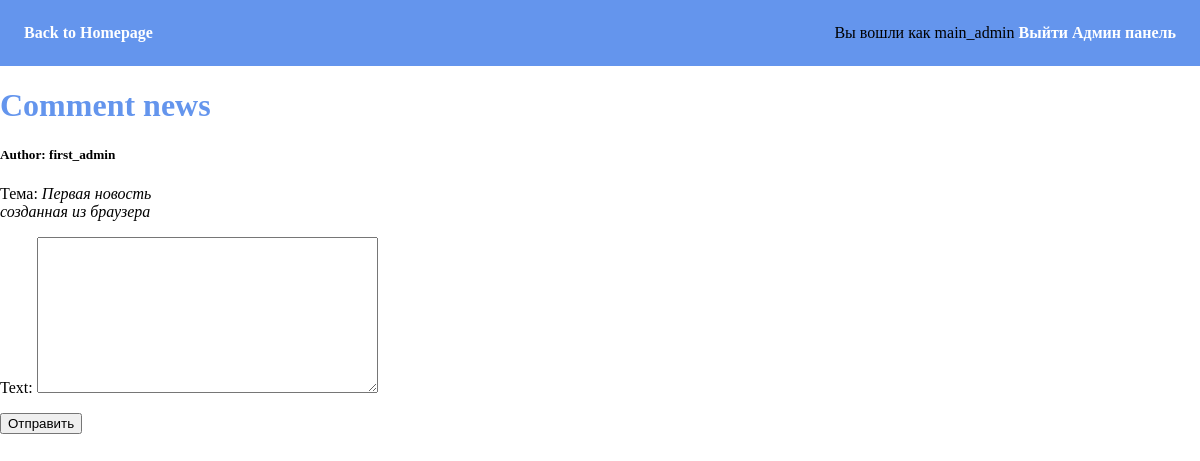
Screenshot of /news/commentary/3/ (signed in) with the database file from the repository.
### news/models.py (models this page shows, shortened)
class News(models.Model):
    author = models.ForeignKey(User, null=True, on_delete=models.SET_NULL) # УКАЗАНИЕ АВТОРА
    article = models.CharField(max_length=100) # ЗАГОЛОВОК НОВОСТИ
    body = models.TextField(blank=True, null=True) # ТЕКСТ НОВОСТИ
    commentary = models.ManyToManyField(Commentaries)
    likes = models.ManyToManyField(Likes)

### news/views.py (the view, shortened to what this page needs)
# urls.py: path('news/commentary/<int:pk>/', commentary_view),
@login_required
def commentary_view(request, pk):
    form = CommentaryModelForm(request.POST or None)
    try:
        obj = News.objects.get(id=pk)
    except News.DoesNotExist:
        raise Http404
    return render(request, 'news/commentary.html', {'single_object': obj, 'form': form})

### news/forms.py
class CommentaryModelForm(forms.ModelForm):
    class Meta:
        model = Commentaries
        fields = [
            'text'
        ]

### news/templates/news/commentary.html (shortened to what this page needs)
{% extends "base.html" %}
{% block content %}
    <h1>
        Comment news
    </h1>
    <h5>Author: {{ single_object.author }}</h5>
    <p>
        Тема: <i>{{ single_object.article }}</i><br>
        <i>{{ single_object.body }}</i>
    </p>
    <form action="" method="post">
        {{ form.as_p }}
        <input type="submit" value="Отправить">
    </form>
{% endblock %}

### templates/navbar.html
<nav>
    <a href="/">Back to Homepage</a>
    <div class="nav-menu">
        {% if user.is_authenticated %}
            <span>Вы вошли как {{ user }}</span>
            <a href="/logout">Выйти</a>
            <a href="admin/">Админ панель</a>
        {% else %}
            <a href="/login">Войдите</a>
            <a>или</a>
            <a href="/register">Зарегистрируйтесь</a>
        {% endif %}
    </div>
</nav>

### templates/base.html (style rules this page uses)
body { margin: 0; }
nav { padding: 1.5em; background-color: cornflowerblue; display: flex; justify-content: space-between; }
nav a { color: #fff; text-decoration:none; font-weight: bold; }
h1 { color: cornflowerblue; }

### rows the page displays
News: author "first_admin", article "Первая новость", body "созданная из браузера"

### other values shown
{{ user }} "main_admin"
